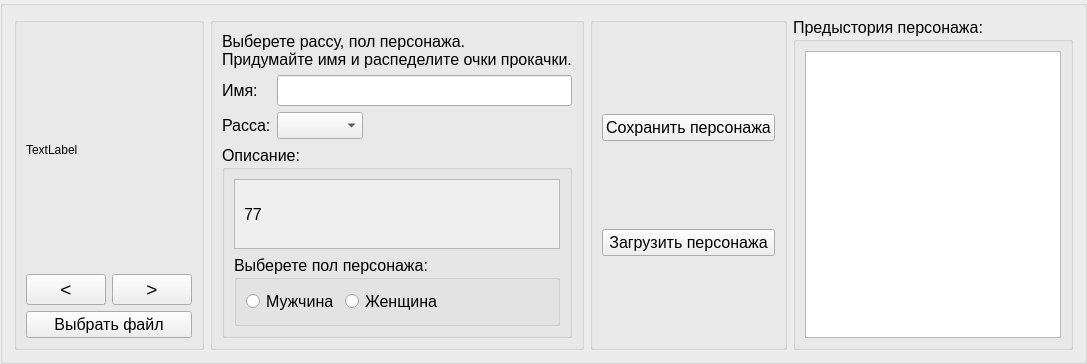
      <widget class="QGroupBox" name="gb_main_from">
       <property name="title">
        <string/>
       </property>
       <layout class="QHBoxLayout" name="horizontalLayout">
        <item>
         <widget class="QGroupBox" name="gb_pixmap">
          <property name="title">
           <string/>
          </property>
          <layout class="QVBoxLayout" name="verticalLayout_24">
           <item>
            <layout class="QVBoxLayout" name="verticalLayout">
             <item>
              <widget class="QLabel" name="lb_player_portrait">
               <property name="minimumSize">
                <size>
                 <width>60</width>
                 <height>80</height>
                </size>
               </property>
               <property name="text">
                <string>TextLabel</string>
               </property>
              </widget>
             </item>
             <item>
              <layout class="QHBoxLayout" name="horizontalLayout_2">
               <item>
                <widget class="QPushButton" name="pb_back">
                 <property name="font">
                  <font>
                   <pointsize>14</pointsize>
                  </font>
                 </property>
                 <property name="text">
                  <string>&lt;</string>
                 </property>
                </widget>
               </item>
               <item>
                <widget class="QPushButton" name="pb_forward">
                 <property name="font">
                  <font>
                   <pointsize>14</pointsize>
                  </font>
                 </property>
                 <property name="text">
                  <string>&gt;</string>
                 </property>
                </widget>
               </item>
              </layout>
             </item>
             <item>
              <widget class="QPushButton" name="pb_open_portrait">
               <property name="font">
                <font>
                 <pointsize>12</pointsize>
                </font>
               </property>
               <property name="text">
                <string>Выбрать файл</string>
               </property>
              </widget>
             </item>
            </layout>
           </item>
          </layout>
         </widget>
        </item>
        <item>
         <widget class="QGroupBox" name="groupBox_2">
          <property name="title">
           <string/>
          </property>
          <layout class="QVBoxLayout" name="verticalLayout_25">
           <item>
            <layout class="QVBoxLayout" name="verticalLayout_2">
             <item>
              <widget class="QLabel" name="lb_help">
               <property name="font">
                <font>
                 <pointsize>12</pointsize>
                </font>
               </property>
               <property name="text">
                <string>Выберете рассу, пол персонажа. 
Придумайте имя и распеделите очки прокачки.</string>
               </property>
              </widget>
             </item>
             <item>
              <layout class="QFormLayout" name="formLayout">
               <item row="0" column="0">
                <widget class="QLabel" name="label_2">
                 <property name="font">
                  <font>
                   <pointsize>12</pointsize>
                  </font>
                 </property>
                 <property name="text">
                  <string>Имя:</string>
                 </property>
                </widget>
               </item>
               <item row="0" column="1">
                <widget class="QLineEdit" name="le_name">
                 <property name="font">
                  <font>
                   <pointsize>14</pointsize>
                  </font>
                 </property>
                </widget>
               </item>
               <item row="1" column="0">
                <widget class="QLabel" name="label_3">
                 <property name="font">
                  <font>
                   <pointsize>12</pointsize>
                  </font>
                 </property>
                 <property name="text">
                  <string>Расса:</string>
                 </property>
                </widget>
               </item>
               <item row="1" column="1">
                <layout class="QHBoxLayout" name="horizontalLayout_11">
                 <item>
                  <widget class="QComboBox" name="cb_species">
                   <property name="font">
                    <font>
                     <pointsize>12</pointsize>
                    </font>
                   </property>
                  </widget>
                 </item>
                 <item>
                  <spacer name="horizontalSpacer_2">
                   <property name="orientation">
                    <enum>Qt::Horizontal</enum>
                   </property>
                   <property name="sizeHint" stdset="0">
                    <size>
                     <width>40</width>
                     <height>20</height>
                    </size>
                   </property>
                  </spacer>
                 </item>
                </layout>
               </item>
              </layout>
             </item>
             <item>
              <widget class="QGroupBox" name="gb_description">
               <property name="font">
                <font>
                 <pointsize>12</pointsize>
                </font>
               </property>
               <property name="title">
                <string>Описание:</string>
               </property>
               <layout class="QVBoxLayout" name="verticalLayout_5">
                <item>
                 <widget class="QScrollArea" name="scrollArea">
                  <property name="widgetResizable">
                   <bool>true</bool>
                  </property>
                  <widget class="QWidget" name="scrollAreaWidgetContents_3">
                   <property name="geometry">
                    <rect>
                     <x>0</x>
                     <y>0</y>
                     <width>321</width>
                     <height>144</height>
                    </rect>
                   </property>
                   <layout class="QVBoxLayout" name="verticalLayout_22">
                    <item>
                     <widget class="QLabel" name="lb_species_help">
                      <property name="text">
                       <string>77</string>
                      </property>
                     </widget>
                    </item>
                   </layout>
                  </widget>
                 </widget>
                </item>
                <item>
                 <widget class="QGroupBox" name="groupBox">
                  <property name="font">
                   <font>
                    <pointsize>12</pointsize>
                   </font>
                  </property>
                  <property name="title">
                   <string>Выберете пол персонажа:</string>
                  </property>
                  <layout class="QVBoxLayout" name="verticalLayout_4">
                   <item>
                    <layout class="QHBoxLayout" name="horizontalLayout_3">
                     <item>
                      <widget class="QRadioButton" name="rb_men">
                       <property name="font">
                        <font>
                         <pointsize>12</pointsize>
                        </font>
                       </property>
                       <property name="text">
                        <string>Мужчина</string>
                       </property>
                      </widget>
                     </item>
                     <item>
                      <widget class="QRadioButton" name="rb_women">
                       <property name="font">
                        <font>
                         <pointsize>12</pointsize>
                        </font>
                       </property>
                       <property name="text">
                        <string>Женщина</string>
                       </property>
                      </widget>
                     </item>
                     <item>
                      <spacer name="horizontalSpacer_3">
                       <property name="orientation">
                        <enum>Qt::Horizontal</enum>
                       </property>
                       <property name="sizeHint" stdset="0">
                        <size>
                         <width>40</width>
                         <height>20</height>
                        </size>
                       </property>
                      </spacer>
                     </item>
                    </layout>
                   </item>
                  </layout>
                 </widget>
                </item>
               </layout>
              </widget>
             </item>
            </layout>
           </item>
          </layout>
         </widget>
        </item>
        <item>
         <widget class="QGroupBox" name="groupBox_16">
          <property name="title">
           <string/>
          </property>
          <layout class="QVBoxLayout" name="verticalLayout_26">
           <item>
            <layout class="QVBoxLayout" name="layou_button">
             <item>
              <spacer name="verticalSpacer_2">
               <property name="orientation">
                <enum>Qt::Vertical</enum>
               </property>
               <property name="sizeHint" stdset="0">
                <size>
                 <width>20</width>
                 <height>40</height>
                </size>
               </property>
              </spacer>
             </item>
             <item>
              <widget class="QPushButton" name="pb_save_player">
               <property name="font">
                <font>
                 <pointsize>12</pointsize>
                </font>
               </property>
               <property name="text">
                <string>Сохранить персонажа</string>
               </property>
              </widget>
             </item>
             <item>
              <spacer name="verticalSpacer">
               <property name="orientation">
                <enum>Qt::Vertical</enum>
               </property>
               <property name="sizeHint" stdset="0">
                <size>
                 <width>20</width>
                 <height>40</height>
                </size>
               </property>
              </spacer>
             </item>
             <item>
              <widget class="QPushButton" name="pb_loading">
               <property name="font">
                <font>
                 <pointsize>12</pointsize>
                </font>
               </property>
               <property name="text">
                <string>Загрузить персонажа</string>
               </property>
              </widget>
             </item>
             <item>
              <spacer name="verticalSpacer_3">
               <property name="orientation">
                <enum>Qt::Vertical</enum>
               </property>
               <property name="sizeHint" stdset="0">
                <size>
                 <width>20</width>
                 <height>40</height>
                </size>
               </property>
              </spacer>
             </item>
            </layout>
           </item>
          </layout>
         </widget>
        </item>
        <item>
         <widget class="QGroupBox" name="groupBox_17">
          <property name="font">
           <font>
            <pointsize>12</pointsize>
           </font>
          </property>
          <property name="title">
           <string>Предыстория персонажа:</string>
          </property>
          <layout class="QVBoxLayout" name="verticalLayout_27">
           <item>
            <widget class="QPlainTextEdit" name="te_player_historu">
             <property name="font">
              <font>
               <pointsize>12</pointsize>
              </font>
             </property>
             <property name="plainText">
              <string/>
             </property>
            </widget>
           </item>
          </layout>
         </widget>
        </item>
       </layout>
      </widget>
